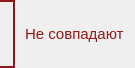
<?xml version="1.0" encoding="UTF-8"?>
<ui version="4.0">
 <class>notmatch</class>
 <widget class="QWidget" name="notmatch">
  <property name="geometry">
   <rect>
    <x>0</x>
    <y>0</y>
    <width>135</width>
    <height>68</height>
   </rect>
  </property>
  <property name="contextMenuPolicy">
   <enum>Qt::NoContextMenu</enum>
  </property>
  <property name="windowTitle">
   <string>notmatch</string>
  </property>
  <property name="styleSheet">
   <string notr="true">QWidget#notmatch {
/* background: transparent; */
color: rgb(148, 22, 22);
}

QWidget#widget {
background: transparent;
border-left: 0px;
border-top: 2px solid rgb(148, 22, 22);
border-bottom: 2px solid rgb(148, 22, 22);
border-right: 2px solid rgb(148, 22, 22);
}

QLabel {
color: rgb(148, 22, 22);
}</string>
  </property>
  <layout class="QHBoxLayout" name="horizontalLayout">
   <property name="spacing">
    <number>10</number>
   </property>
   <property name="leftMargin">
    <number>0</number>
   </property>
   <property name="topMargin">
    <number>0</number>
   </property>
   <property name="bottomMargin">
    <number>0</number>
   </property>
   <item>
    <widget class="QWidget" name="widget" native="true">
     <property name="minimumSize">
      <size>
       <width>15</width>
       <height>0</height>
      </size>
     </property>
     <property name="maximumSize">
      <size>
       <width>15</width>
       <height>16777215</height>
      </size>
     </property>
    </widget>
   </item>
   <item>
    <widget class="QLabel" name="label">
     <property name="font">
      <font>
       <family>Ubuntu</family>
       <pointsize>11</pointsize>
       <stylestrategy>PreferAntialias</stylestrategy>
      </font>
     </property>
     <property name="text">
      <string>Не совпадают</string>
     </property>
    </widget>
   </item>
  </layout>
 </widget>
 <resources/>
 <connections/>
</ui>
